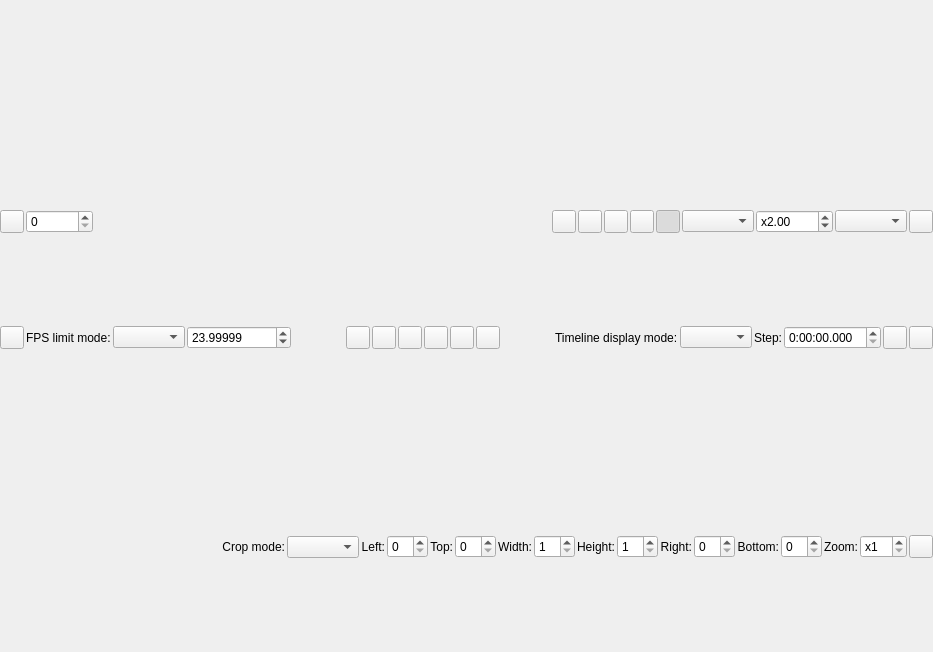
<?xml version="1.0" encoding="UTF-8"?>
<ui version="4.0">
 <class>PreviewDialog</class>
 <widget class="QDialog" name="PreviewDialog">
  <property name="geometry">
   <rect>
    <x>0</x>
    <y>0</y>
    <width>933</width>
    <height>652</height>
   </rect>
  </property>
  <property name="windowTitle">
   <string>Dialog</string>
  </property>
  <layout class="QVBoxLayout" name="mainLayout">
   <property name="spacing">
    <number>0</number>
   </property>
   <property name="leftMargin">
    <number>0</number>
   </property>
   <property name="topMargin">
    <number>0</number>
   </property>
   <property name="rightMargin">
    <number>0</number>
   </property>
   <property name="bottomMargin">
    <number>0</number>
   </property>
   <item>
    <widget class="PreviewArea" name="previewArea"/>
   </item>
   <item>
    <widget class="QWidget" name="toolBar" native="true">
     <property name="sizePolicy">
      <sizepolicy hsizetype="Expanding" vsizetype="Fixed">
       <horstretch>0</horstretch>
       <verstretch>0</verstretch>
      </sizepolicy>
     </property>
     <layout class="QHBoxLayout" name="horizontalLayout">
      <property name="spacing">
       <number>2</number>
      </property>
      <property name="leftMargin">
       <number>0</number>
      </property>
      <property name="topMargin">
       <number>0</number>
      </property>
      <property name="rightMargin">
       <number>0</number>
      </property>
      <property name="bottomMargin">
       <number>0</number>
      </property>
      <item>
       <widget class="QToolButton" name="timeLineCheckButton">
        <property name="toolTip">
         <string>Timeline</string>
        </property>
        <property name="checkable">
         <bool>true</bool>
        </property>
       </widget>
      </item>
      <item>
       <widget class="QSpinBox" name="frameNumberSpinBox">
        <property name="sizePolicy">
         <sizepolicy hsizetype="Minimum" vsizetype="Fixed">
          <horstretch>0</horstretch>
          <verstretch>0</verstretch>
         </sizepolicy>
        </property>
        <property name="keyboardTracking">
         <bool>false</bool>
        </property>
        <property name="maximum">
         <number>999999999</number>
        </property>
       </widget>
      </item>
      <item>
       <widget class="QLabel" name="frameStatusLabel">
        <property name="minimumSize">
         <size>
          <width>16</width>
          <height>0</height>
         </size>
        </property>
        <property name="text">
         <string/>
        </property>
       </widget>
      </item>
      <item>
       <widget class="TimeLineSlider" name="frameNumberSlider" native="true">
        <property name="sizePolicy">
         <sizepolicy hsizetype="Expanding" vsizetype="Preferred">
          <horstretch>0</horstretch>
          <verstretch>0</verstretch>
         </sizepolicy>
        </property>
       </widget>
      </item>
      <item>
       <widget class="QToolButton" name="frameToClipboardButton">
        <property name="toolTip">
         <string>Copy frame to clipboard</string>
        </property>
       </widget>
      </item>
      <item>
       <widget class="QToolButton" name="saveSnapshotButton">
        <property name="toolTip">
         <string>Save snapshot</string>
        </property>
       </widget>
      </item>
      <item>
       <widget class="QToolButton" name="advancedSettingsButton">
        <property name="toolTip">
         <string>Preview Advanced Settings</string>
        </property>
       </widget>
      </item>
      <item>
       <widget class="QToolButton" name="cropCheckButton">
        <property name="toolTip">
         <string>Crop assistant</string>
        </property>
        <property name="checkable">
         <bool>true</bool>
        </property>
       </widget>
      </item>
      <item>
       <widget class="QToolButton" name="zoomCheckButton">
        <property name="toolTip">
         <string>Zoom</string>
        </property>
        <property name="checkable">
         <bool>true</bool>
        </property>
        <property name="checked">
         <bool>true</bool>
        </property>
       </widget>
      </item>
      <item>
       <widget class="QWidget" name="zoomPanel" native="true">
        <layout class="QHBoxLayout" name="horizontalLayout_2">
         <property name="spacing">
          <number>2</number>
         </property>
         <property name="leftMargin">
          <number>0</number>
         </property>
         <property name="topMargin">
          <number>0</number>
         </property>
         <property name="rightMargin">
          <number>0</number>
         </property>
         <property name="bottomMargin">
          <number>0</number>
         </property>
         <item>
          <widget class="QComboBox" name="zoomModeComboBox">
           <property name="sizePolicy">
            <sizepolicy hsizetype="Minimum" vsizetype="Fixed">
             <horstretch>0</horstretch>
             <verstretch>0</verstretch>
            </sizepolicy>
           </property>
          </widget>
         </item>
         <item>
          <widget class="QDoubleSpinBox" name="zoomRatioSpinBox">
           <property name="keyboardTracking">
            <bool>false</bool>
           </property>
           <property name="prefix">
            <string>x</string>
           </property>
           <property name="minimum">
            <double>0.010000000000000</double>
           </property>
           <property name="maximum">
            <double>1024.000000000000000</double>
           </property>
           <property name="value">
            <double>2.000000000000000</double>
           </property>
          </widget>
         </item>
         <item>
          <widget class="QComboBox" name="scaleModeComboBox"/>
         </item>
        </layout>
       </widget>
      </item>
      <item>
       <widget class="QToolButton" name="colorPickerButton">
        <property name="toolTip">
         <string>Color picker</string>
        </property>
        <property name="text">
         <string/>
        </property>
       </widget>
      </item>
     </layout>
     <zorder>colorPickerButton</zorder>
     <zorder>frameNumberSlider</zorder>
     <zorder>frameToClipboardButton</zorder>
     <zorder>saveSnapshotButton</zorder>
     <zorder>advancedSettingsButton</zorder>
     <zorder>cropCheckButton</zorder>
     <zorder>zoomCheckButton</zorder>
     <zorder>zoomPanel</zorder>
     <zorder>timeLineCheckButton</zorder>
     <zorder>frameNumberSpinBox</zorder>
     <zorder>frameStatusLabel</zorder>
    </widget>
   </item>
   <item>
    <widget class="QWidget" name="timeLinePanel" native="true">
     <layout class="QHBoxLayout" name="horizontalLayout_4" stretch="0,0,0,0,1,0,0,0,0,0,0,1,0,0,0,0,0,0">
      <property name="spacing">
       <number>2</number>
      </property>
      <property name="leftMargin">
       <number>0</number>
      </property>
      <property name="topMargin">
       <number>0</number>
      </property>
      <property name="rightMargin">
       <number>0</number>
      </property>
      <property name="bottomMargin">
       <number>0</number>
      </property>
      <item>
       <widget class="QToolButton" name="playButton">
        <property name="text">
         <string/>
        </property>
       </widget>
      </item>
      <item>
       <widget class="QLabel" name="label">
        <property name="text">
         <string>FPS limit mode:</string>
        </property>
       </widget>
      </item>
      <item>
       <widget class="QComboBox" name="playFpsLimitModeComboBox"/>
      </item>
      <item>
       <widget class="QDoubleSpinBox" name="playFpsLimitSpinBox">
        <property name="decimals">
         <number>5</number>
        </property>
        <property name="maximum">
         <double>100000.000000000000000</double>
        </property>
        <property name="value">
         <double>23.999990000000000</double>
        </property>
       </widget>
      </item>
      <item>
       <spacer name="horizontalSpacer_2">
        <property name="orientation">
         <enum>Qt::Horizontal</enum>
        </property>
        <property name="sizeHint" stdset="0">
         <size>
          <width>571</width>
          <height>20</height>
         </size>
        </property>
       </spacer>
      </item>
      <item>
       <widget class="QToolButton" name="goToPreviousBookmarkButton">
        <property name="text">
         <string/>
        </property>
       </widget>
      </item>
      <item>
       <widget class="QToolButton" name="bookmarkCurrentFrameButton"/>
      </item>
      <item>
       <widget class="QToolButton" name="unbookmarkCurrentFrameButton"/>
      </item>
      <item>
       <widget class="QToolButton" name="loadChaptersButton">
        <property name="text">
         <string/>
        </property>
       </widget>
      </item>
      <item>
       <widget class="QToolButton" name="clearBookmarksButton"/>
      </item>
      <item>
       <widget class="QToolButton" name="goToNextBookmarkButton"/>
      </item>
      <item>
       <spacer name="horizontalSpacer_3">
        <property name="orientation">
         <enum>Qt::Horizontal</enum>
        </property>
        <property name="sizeHint" stdset="0">
         <size>
          <width>40</width>
          <height>20</height>
         </size>
        </property>
       </spacer>
      </item>
      <item>
       <widget class="QLabel" name="timeLineModeLabel">
        <property name="text">
         <string>Timeline display mode:</string>
        </property>
        <property name="margin">
         <number>2</number>
        </property>
       </widget>
      </item>
      <item>
       <widget class="QComboBox" name="timeLineModeComboBox">
        <property name="sizePolicy">
         <sizepolicy hsizetype="Minimum" vsizetype="Fixed">
          <horstretch>0</horstretch>
          <verstretch>0</verstretch>
         </sizepolicy>
        </property>
       </widget>
      </item>
      <item>
       <widget class="QLabel" name="stepLabel">
        <property name="text">
         <string>Step:</string>
        </property>
        <property name="margin">
         <number>2</number>
        </property>
       </widget>
      </item>
      <item>
       <widget class="QTimeEdit" name="timeStepEdit">
        <property name="displayFormat">
         <string>H:mm:ss.zzz</string>
        </property>
       </widget>
      </item>
      <item>
       <widget class="QToolButton" name="timeStepBackButton">
        <property name="toolTip">
         <string>Step back</string>
        </property>
       </widget>
      </item>
      <item>
       <widget class="QToolButton" name="timeStepForwardButton">
        <property name="toolTip">
         <string>Step forward</string>
        </property>
       </widget>
      </item>
     </layout>
    </widget>
   </item>
   <item>
    <widget class="QWidget" name="cropPanel" native="true">
     <layout class="QHBoxLayout" name="horizontalLayout_3">
      <property name="spacing">
       <number>2</number>
      </property>
      <property name="leftMargin">
       <number>0</number>
      </property>
      <property name="topMargin">
       <number>0</number>
      </property>
      <property name="rightMargin">
       <number>0</number>
      </property>
      <property name="bottomMargin">
       <number>0</number>
      </property>
      <item>
       <spacer name="horizontalSpacer">
        <property name="orientation">
         <enum>Qt::Horizontal</enum>
        </property>
        <property name="sizeHint" stdset="0">
         <size>
          <width>40</width>
          <height>20</height>
         </size>
        </property>
       </spacer>
      </item>
      <item>
       <widget class="QLabel" name="cropModeLabel">
        <property name="sizePolicy">
         <sizepolicy hsizetype="Preferred" vsizetype="Preferred">
          <horstretch>0</horstretch>
          <verstretch>0</verstretch>
         </sizepolicy>
        </property>
        <property name="text">
         <string>Crop mode:</string>
        </property>
        <property name="alignment">
         <set>Qt::AlignRight|Qt::AlignTrailing|Qt::AlignVCenter</set>
        </property>
        <property name="margin">
         <number>4</number>
        </property>
       </widget>
      </item>
      <item>
       <widget class="QComboBox" name="cropModeComboBox"/>
      </item>
      <item>
       <widget class="QLabel" name="cropLeftLabel">
        <property name="sizePolicy">
         <sizepolicy hsizetype="Preferred" vsizetype="Preferred">
          <horstretch>0</horstretch>
          <verstretch>0</verstretch>
         </sizepolicy>
        </property>
        <property name="text">
         <string>Left:</string>
        </property>
        <property name="alignment">
         <set>Qt::AlignRight|Qt::AlignTrailing|Qt::AlignVCenter</set>
        </property>
        <property name="margin">
         <number>4</number>
        </property>
       </widget>
      </item>
      <item>
       <widget class="QSpinBox" name="cropLeftSpinBox">
        <property name="keyboardTracking">
         <bool>false</bool>
        </property>
       </widget>
      </item>
      <item>
       <widget class="QLabel" name="cropTopLabel">
        <property name="sizePolicy">
         <sizepolicy hsizetype="Preferred" vsizetype="Preferred">
          <horstretch>0</horstretch>
          <verstretch>0</verstretch>
         </sizepolicy>
        </property>
        <property name="text">
         <string>Top:</string>
        </property>
        <property name="alignment">
         <set>Qt::AlignRight|Qt::AlignTrailing|Qt::AlignVCenter</set>
        </property>
        <property name="margin">
         <number>4</number>
        </property>
       </widget>
      </item>
      <item>
       <widget class="QSpinBox" name="cropTopSpinBox">
        <property name="keyboardTracking">
         <bool>false</bool>
        </property>
       </widget>
      </item>
      <item>
       <widget class="QLabel" name="cropWidthLabel">
        <property name="sizePolicy">
         <sizepolicy hsizetype="Preferred" vsizetype="Preferred">
          <horstretch>0</horstretch>
          <verstretch>0</verstretch>
         </sizepolicy>
        </property>
        <property name="text">
         <string>Width:</string>
        </property>
        <property name="alignment">
         <set>Qt::AlignRight|Qt::AlignTrailing|Qt::AlignVCenter</set>
        </property>
        <property name="margin">
         <number>4</number>
        </property>
       </widget>
      </item>
      <item>
       <widget class="QSpinBox" name="cropWidthSpinBox">
        <property name="keyboardTracking">
         <bool>false</bool>
        </property>
        <property name="minimum">
         <number>1</number>
        </property>
       </widget>
      </item>
      <item>
       <widget class="QLabel" name="cropHeightLabel">
        <property name="sizePolicy">
         <sizepolicy hsizetype="Preferred" vsizetype="Preferred">
          <horstretch>0</horstretch>
          <verstretch>0</verstretch>
         </sizepolicy>
        </property>
        <property name="text">
         <string>Height:</string>
        </property>
        <property name="alignment">
         <set>Qt::AlignRight|Qt::AlignTrailing|Qt::AlignVCenter</set>
        </property>
        <property name="margin">
         <number>4</number>
        </property>
       </widget>
      </item>
      <item>
       <widget class="QSpinBox" name="cropHeightSpinBox">
        <property name="keyboardTracking">
         <bool>false</bool>
        </property>
        <property name="minimum">
         <number>1</number>
        </property>
       </widget>
      </item>
      <item>
       <widget class="QLabel" name="cropRightLabel">
        <property name="sizePolicy">
         <sizepolicy hsizetype="Preferred" vsizetype="Preferred">
          <horstretch>0</horstretch>
          <verstretch>0</verstretch>
         </sizepolicy>
        </property>
        <property name="text">
         <string>Right:</string>
        </property>
        <property name="alignment">
         <set>Qt::AlignRight|Qt::AlignTrailing|Qt::AlignVCenter</set>
        </property>
        <property name="margin">
         <number>4</number>
        </property>
       </widget>
      </item>
      <item>
       <widget class="QSpinBox" name="cropRightSpinBox">
        <property name="keyboardTracking">
         <bool>false</bool>
        </property>
       </widget>
      </item>
      <item>
       <widget class="QLabel" name="cropBottomLabel">
        <property name="sizePolicy">
         <sizepolicy hsizetype="Preferred" vsizetype="Preferred">
          <horstretch>0</horstretch>
          <verstretch>0</verstretch>
         </sizepolicy>
        </property>
        <property name="text">
         <string>Bottom:</string>
        </property>
        <property name="alignment">
         <set>Qt::AlignRight|Qt::AlignTrailing|Qt::AlignVCenter</set>
        </property>
        <property name="margin">
         <number>4</number>
        </property>
       </widget>
      </item>
      <item>
       <widget class="QSpinBox" name="cropBottomSpinBox">
        <property name="keyboardTracking">
         <bool>false</bool>
        </property>
       </widget>
      </item>
      <item>
       <widget class="QLabel" name="cropZoomLabel">
        <property name="sizePolicy">
         <sizepolicy hsizetype="Preferred" vsizetype="Preferred">
          <horstretch>0</horstretch>
          <verstretch>0</verstretch>
         </sizepolicy>
        </property>
        <property name="text">
         <string>Zoom:</string>
        </property>
        <property name="alignment">
         <set>Qt::AlignRight|Qt::AlignTrailing|Qt::AlignVCenter</set>
        </property>
        <property name="margin">
         <number>4</number>
        </property>
       </widget>
      </item>
      <item>
       <widget class="QSpinBox" name="cropZoomRatioSpinBox">
        <property name="keyboardTracking">
         <bool>false</bool>
        </property>
        <property name="prefix">
         <string>x</string>
        </property>
        <property name="minimum">
         <number>1</number>
        </property>
       </widget>
      </item>
      <item>
       <widget class="QToolButton" name="cropPasteToScriptButton">
        <property name="toolTip">
         <string>Paste into script</string>
        </property>
       </widget>
      </item>
     </layout>
    </widget>
   </item>
  </layout>
  <zorder>toolBar</zorder>
  <zorder>previewArea</zorder>
  <zorder>cropPanel</zorder>
  <zorder>timeLinePanel</zorder>
 </widget>
 <customwidgets>
  <customwidget>
   <class>PreviewArea</class>
   <extends>QWidget</extends>
   <header>src/preview/preview_area.h</header>
   <container>1</container>
  </customwidget>
  <customwidget>
   <class>TimeLineSlider</class>
   <extends>QWidget</extends>
   <header>common-src/timeline_slider/timeline_slider.h</header>
   <container>1</container>
  </customwidget>
 </customwidgets>
 <resources/>
 <connections/>
</ui>
